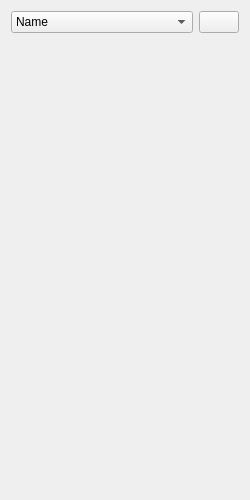
<?xml version="1.0" encoding="UTF-8"?>
<ui version="4.0">
 <class>FavoritesDock</class>
 <widget class="QWidget" name="FavoritesDock">
  <property name="geometry">
   <rect>
    <x>0</x>
    <y>0</y>
    <width>250</width>
    <height>500</height>
   </rect>
  </property>
  <property name="sizePolicy">
   <sizepolicy hsizetype="Ignored" vsizetype="Ignored">
    <horstretch>0</horstretch>
    <verstretch>0</verstretch>
   </sizepolicy>
  </property>
  <property name="maximumSize">
   <size>
    <width>16777214</width>
    <height>16777215</height>
   </size>
  </property>
  <property name="windowTitle">
   <string>Downloads</string>
  </property>
  <property name="windowIcon">
   <iconset resource="../../resources/resources.qrc">
    <normaloff>:/images/icon.ico</normaloff>:/images/icon.ico</iconset>
  </property>
  <layout class="QVBoxLayout" name="verticalLayout" stretch="0,1">
   <item>
    <layout class="QHBoxLayout" name="layoutSort" stretch="1,0">
     <item>
      <widget class="QComboBox" name="comboSortBy">
       <item>
        <property name="text">
         <string>Name</string>
        </property>
       </item>
       <item>
        <property name="text">
         <string>Priority</string>
        </property>
       </item>
       <item>
        <property name="text">
         <string>Last viewed</string>
        </property>
       </item>
      </widget>
     </item>
     <item>
      <widget class="QPushButton" name="buttonSortDirection">
       <property name="text">
        <string/>
       </property>
       <property name="icon">
        <iconset resource="../../resources/resources.qrc">
         <normaloff>:/images/icons/arrow-down.png</normaloff>:/images/icons/arrow-down.png</iconset>
       </property>
      </widget>
     </item>
    </layout>
   </item>
   <item>
    <widget class="QScrollArea" name="scrollArea">
     <property name="sizePolicy">
      <sizepolicy hsizetype="Expanding" vsizetype="Ignored">
       <horstretch>0</horstretch>
       <verstretch>0</verstretch>
      </sizepolicy>
     </property>
     <property name="frameShape">
      <enum>QFrame::NoFrame</enum>
     </property>
     <property name="widgetResizable">
      <bool>true</bool>
     </property>
     <widget class="QWidget" name="scrollAreaWidgetContents">
      <property name="geometry">
       <rect>
        <x>0</x>
        <y>0</y>
        <width>232</width>
        <height>450</height>
       </rect>
      </property>
      <layout class="QVBoxLayout" name="verticalLayout_12">
       <property name="spacing">
        <number>0</number>
       </property>
       <property name="leftMargin">
        <number>0</number>
       </property>
       <property name="topMargin">
        <number>0</number>
       </property>
       <property name="rightMargin">
        <number>0</number>
       </property>
       <property name="bottomMargin">
        <number>0</number>
       </property>
       <item>
        <spacer name="verticalSpacerTop">
         <property name="orientation">
          <enum>Qt::Vertical</enum>
         </property>
         <property name="sizeHint" stdset="0">
          <size>
           <width>0</width>
           <height>0</height>
          </size>
         </property>
        </spacer>
       </item>
       <item>
        <widget class="QWidget" name="widgetFavorites" native="true">
         <property name="contextMenuPolicy">
          <enum>Qt::CustomContextMenu</enum>
         </property>
         <layout class="QVBoxLayout" name="layoutFavorites">
          <property name="spacing">
           <number>0</number>
          </property>
          <property name="leftMargin">
           <number>0</number>
          </property>
          <property name="topMargin">
           <number>0</number>
          </property>
          <property name="rightMargin">
           <number>0</number>
          </property>
          <property name="bottomMargin">
           <number>0</number>
          </property>
         </layout>
        </widget>
       </item>
       <item>
        <spacer name="verticalSpacerBottom">
         <property name="orientation">
          <enum>Qt::Vertical</enum>
         </property>
         <property name="sizeHint" stdset="0">
          <size>
           <width>0</width>
           <height>0</height>
          </size>
         </property>
        </spacer>
       </item>
      </layout>
     </widget>
    </widget>
   </item>
  </layout>
 </widget>
 <resources>
  <include location="../../resources/resources.qrc"/>
 </resources>
 <connections>
  <connection>
   <sender>comboSortBy</sender>
   <signal>currentIndexChanged(int)</signal>
   <receiver>FavoritesDock</receiver>
   <slot>refresh()</slot>
   <hints>
    <hint type="sourcelabel">
     <x>205</x>
     <y>32</y>
    </hint>
    <hint type="destinationlabel">
     <x>244</x>
     <y>25</y>
    </hint>
   </hints>
  </connection>
  <connection>
   <sender>buttonSortDirection</sender>
   <signal>clicked()</signal>
   <receiver>FavoritesDock</receiver>
   <slot>changeSortDirection()</slot>
   <hints>
    <hint type="sourcelabel">
     <x>223</x>
     <y>19</y>
    </hint>
    <hint type="destinationlabel">
     <x>245</x>
     <y>16</y>
    </hint>
   </hints>
  </connection>
  <connection>
   <sender>widgetFavorites</sender>
   <signal>customContextMenuRequested(QPoint)</signal>
   <receiver>FavoritesDock</receiver>
   <slot>contextMenu(QPoint)</slot>
   <hints>
    <hint type="sourcelabel">
     <x>124</x>
     <y>265</y>
    </hint>
    <hint type="destinationlabel">
     <x>244</x>
     <y>97</y>
    </hint>
   </hints>
  </connection>
 </connections>
 <slots>
  <slot>refresh()</slot>
  <slot>changeSortDirection()</slot>
  <slot>contextMenu(QPoint)</slot>
 </slots>
</ui>
